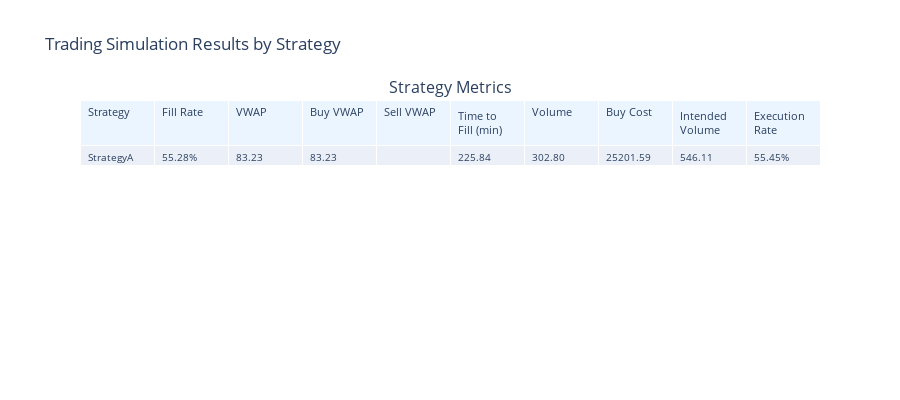
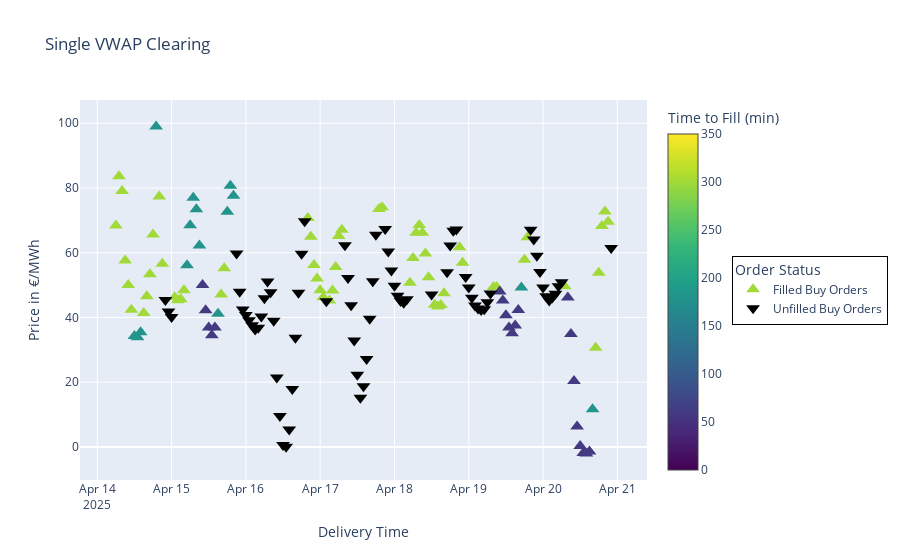

Here is the notebook cell these charts were saved with, in order:
### Code cell
# After running simulation
results = sim_b.run()
metrics = sim_b.analyze()

# Create visualizer
from src.plot import SimulationVisualizer
viz = SimulationVisualizer(metrics, results, max_time_to_fill=350)

# View all plots organized by strategy
viz.create_dashboard().show()
viz.plot_buy_orders(StratA.strategy_id, title="Single VWAP Clearing").show()
